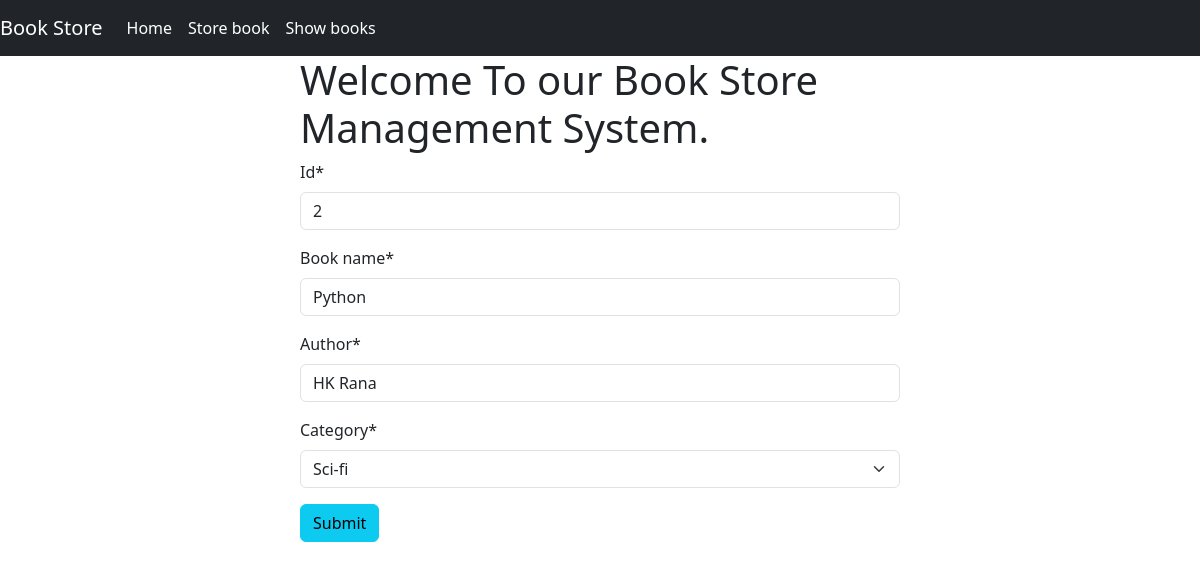
Page /edit_book/2 on the earlier database version.
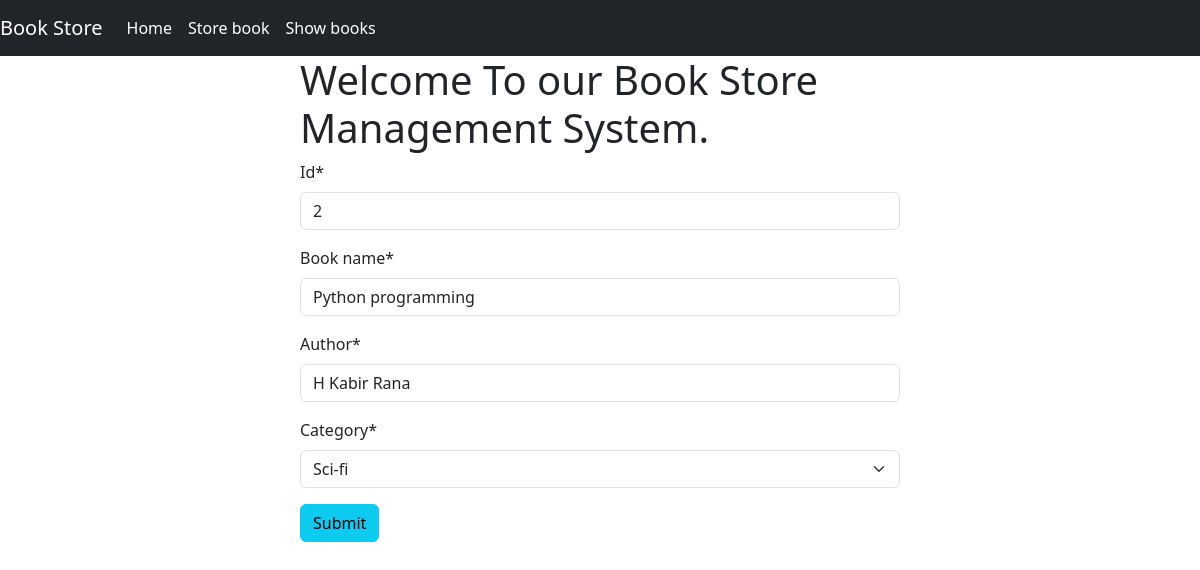
Same page on the later database version.
### book/models.py (models this page shows)
class BookStoreModel(models.Model):
      CATEGORY = (
                        ('Mystery','Mystery'),
                        ('Thriller', 'Thriller'),
                        ('Sci-fi', 'Sci-fi'),
                        ('Humor', 'Humor'),
                        ('Horror','Horror'),
      )
      id = models.IntegerField(primary_key=True)
      book_name = models.CharField(max_length=30)
      author =models.CharField(max_length=30)
      category = models.CharField(max_length=30, choices=CATEGORY)
      first_pub = models.DateTimeField(auto_now_add=True)
      last_pub = models.DateTimeField(auto_now=True)

### book/views.py (the view)
# urls.py: path('edit_book/<int:pk>',views.BookUpdateView.as_view(),name='edit_book'),
class BookUpdateView(UpdateView):
      model = BookStoreModel
      template_name = 'store_book.html'
      form_class = BookStroreForm
      success_url = reverse_lazy('show_books')

### book/forms.py
class BookStroreForm(forms.ModelForm):
      class Meta:
            model = BookStoreModel
            exclude =['first_pub','last_pub']

### book/templates/store_book.html (shortened to what this page needs)
{% extends 'base.html' %}
{% load crispy_forms_tags %}
{% block content%}
<div style="width:50%; margin:auto;">
      <h1>Welcome To our Book Store Management System.</h1>
      <form method="post">
            {{form|crispy}}
            <button class='btn btn-info' type="submit">Submit</button>
      </form>
</div>
{% endblock %}

Differences in the rows shown:
changed BookStoreModel "Sci-fi": book_name "Python" → "Python programming"; author "HK Rana" → "H Kabir Rana"
